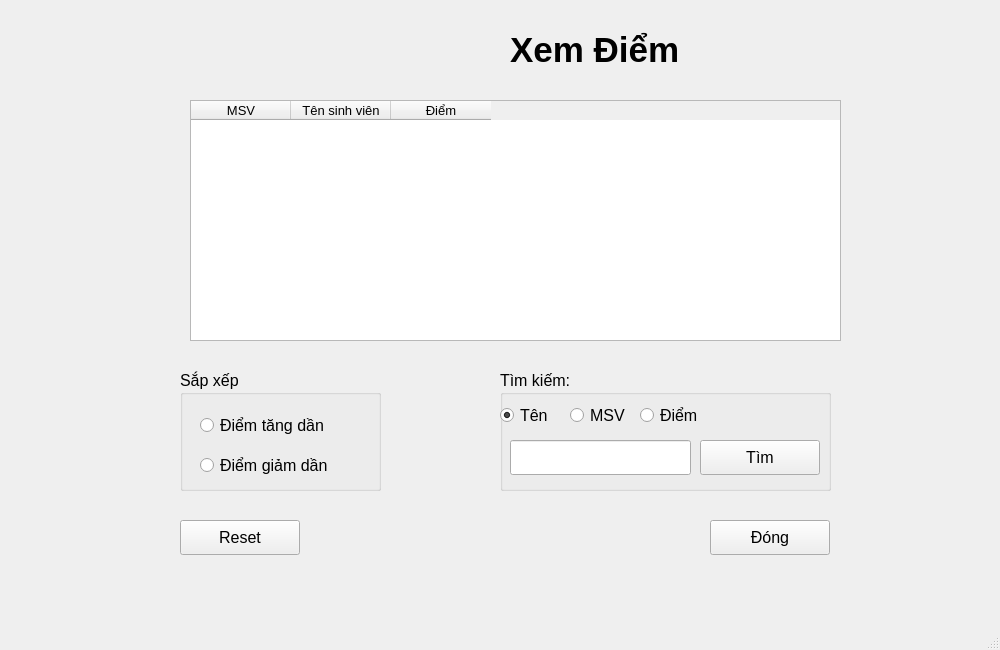
<?xml version="1.0" encoding="UTF-8"?>
<ui version="4.0">
 <class>MainWindow</class>
 <widget class="QMainWindow" name="MainWindow">
  <property name="geometry">
   <rect>
    <x>0</x>
    <y>0</y>
    <width>1000</width>
    <height>650</height>
   </rect>
  </property>
  <property name="font">
   <font>
    <pointsize>12</pointsize>
   </font>
  </property>
  <property name="cursor">
   <cursorShape>ArrowCursor</cursorShape>
  </property>
  <property name="windowTitle">
   <string>MainWindow</string>
  </property>
  <widget class="QWidget" name="centralwidget">
   <widget class="QTableWidget" name="table">
    <property name="geometry">
     <rect>
      <x>190</x>
      <y>100</y>
      <width>651</width>
      <height>241</height>
     </rect>
    </property>
    <property name="minimumSize">
     <size>
      <width>651</width>
      <height>0</height>
     </size>
    </property>
    <property name="font">
     <font>
      <pointsize>14</pointsize>
     </font>
    </property>
    <property name="textElideMode">
     <enum>Qt::ElideLeft</enum>
    </property>
    <attribute name="verticalHeaderDefaultSectionSize">
     <number>30</number>
    </attribute>
    <column>
     <property name="text">
      <string>MSV</string>
     </property>
     <property name="font">
      <font>
       <pointsize>10</pointsize>
      </font>
     </property>
    </column>
    <column>
     <property name="text">
      <string>Tên sinh viên</string>
     </property>
     <property name="font">
      <font>
       <pointsize>10</pointsize>
      </font>
     </property>
    </column>
    <column>
     <property name="text">
      <string>Điểm</string>
     </property>
     <property name="font">
      <font>
       <pointsize>10</pointsize>
      </font>
     </property>
    </column>
   </widget>
   <widget class="QPushButton" name="btn_close">
    <property name="geometry">
     <rect>
      <x>710</x>
      <y>520</y>
      <width>120</width>
      <height>35</height>
     </rect>
    </property>
    <property name="font">
     <font>
      <pointsize>12</pointsize>
     </font>
    </property>
    <property name="text">
     <string>Đóng</string>
    </property>
   </widget>
   <widget class="QPushButton" name="clear">
    <property name="geometry">
     <rect>
      <x>180</x>
      <y>520</y>
      <width>120</width>
      <height>35</height>
     </rect>
    </property>
    <property name="font">
     <font>
      <pointsize>12</pointsize>
     </font>
    </property>
    <property name="text">
     <string>Reset</string>
    </property>
   </widget>
   <widget class="QLabel" name="label_8">
    <property name="geometry">
     <rect>
      <x>510</x>
      <y>20</y>
      <width>231</width>
      <height>60</height>
     </rect>
    </property>
    <property name="font">
     <font>
      <pointsize>26</pointsize>
      <weight>75</weight>
      <bold>true</bold>
     </font>
    </property>
    <property name="text">
     <string>Xem Điểm</string>
    </property>
   </widget>
   <widget class="QGroupBox" name="groupBox">
    <property name="geometry">
     <rect>
      <x>180</x>
      <y>370</y>
      <width>201</width>
      <height>121</height>
     </rect>
    </property>
    <property name="title">
     <string>Sắp xếp</string>
    </property>
    <widget class="QRadioButton" name="sort_DESC">
     <property name="geometry">
      <rect>
       <x>20</x>
       <y>80</y>
       <width>221</width>
       <height>31</height>
      </rect>
     </property>
     <property name="cursor">
      <cursorShape>PointingHandCursor</cursorShape>
     </property>
     <property name="text">
      <string>Điểm giảm dần</string>
     </property>
    </widget>
    <widget class="QRadioButton" name="sort_ASC">
     <property name="geometry">
      <rect>
       <x>20</x>
       <y>40</y>
       <width>211</width>
       <height>31</height>
      </rect>
     </property>
     <property name="cursor">
      <cursorShape>PointingHandCursor</cursorShape>
     </property>
     <property name="text">
      <string>Điểm tăng dần</string>
     </property>
    </widget>
   </widget>
   <widget class="QGroupBox" name="groupBox_2">
    <property name="geometry">
     <rect>
      <x>500</x>
      <y>370</y>
      <width>331</width>
      <height>121</height>
     </rect>
    </property>
    <property name="title">
     <string>Tìm kiếm:</string>
    </property>
    <widget class="QPushButton" name="btn_search">
     <property name="geometry">
      <rect>
       <x>200</x>
       <y>70</y>
       <width>120</width>
       <height>35</height>
      </rect>
     </property>
     <property name="cursor">
      <cursorShape>PointingHandCursor</cursorShape>
     </property>
     <property name="text">
      <string>Tìm</string>
     </property>
    </widget>
    <widget class="QRadioButton" name="sort_msv">
     <property name="geometry">
      <rect>
       <x>70</x>
       <y>30</y>
       <width>71</width>
       <height>31</height>
      </rect>
     </property>
     <property name="cursor">
      <cursorShape>PointingHandCursor</cursorShape>
     </property>
     <property name="text">
      <string>MSV</string>
     </property>
    </widget>
    <widget class="QRadioButton" name="sort_grade">
     <property name="geometry">
      <rect>
       <x>140</x>
       <y>30</y>
       <width>71</width>
       <height>31</height>
      </rect>
     </property>
     <property name="cursor">
      <cursorShape>PointingHandCursor</cursorShape>
     </property>
     <property name="text">
      <string>Điểm</string>
     </property>
    </widget>
    <widget class="QRadioButton" name="sort_name">
     <property name="enabled">
      <bool>true</bool>
     </property>
     <property name="geometry">
      <rect>
       <x>0</x>
       <y>30</y>
       <width>71</width>
       <height>31</height>
      </rect>
     </property>
     <property name="cursor">
      <cursorShape>PointingHandCursor</cursorShape>
     </property>
     <property name="tabletTracking">
      <bool>false</bool>
     </property>
     <property name="text">
      <string>Tên</string>
     </property>
     <property name="checkable">
      <bool>true</bool>
     </property>
     <property name="checked">
      <bool>true</bool>
     </property>
    </widget>
    <widget class="QLineEdit" name="search_text">
     <property name="geometry">
      <rect>
       <x>10</x>
       <y>70</y>
       <width>181</width>
       <height>35</height>
      </rect>
     </property>
    </widget>
   </widget>
  </widget>
  <widget class="QMenuBar" name="menubar">
   <property name="geometry">
    <rect>
     <x>0</x>
     <y>0</y>
     <width>1000</width>
     <height>26</height>
    </rect>
   </property>
  </widget>
  <widget class="QStatusBar" name="statusbar"/>
 </widget>
 <resources/>
 <connections/>
</ui>
